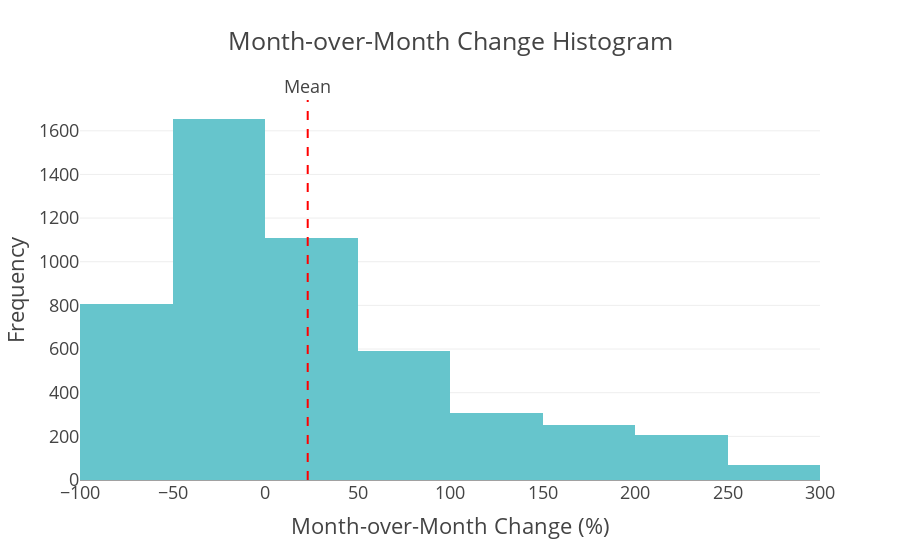

The notebook cell this image was saved under:
### Code cell
fig3 = px.histogram(
    df,
    x="MoM_change",
    nbins=10,  # Number of bins
    title="Month-over-Month Change Histogram",
    labels={"MoM Change": "Month-over-Month Change (%)"},
    color_discrete_sequence=px.colors.qualitative.Pastel
)

fig3.add_vline(
    x=df["MoM_change"].mean(),
    line_dash="dash",
    line_color="red",
    annotation_text="Mean",
    annotation_position="top"),
fig3.update_layout(
xaxis_title="Month-over-Month Change (%)",
yaxis_title="Frequency",
title_x=0.5,
template="presentation"
)

# Show the figure
fig3.show()

### Figure 1 — Plotly figure (JSON) as saved in the notebook; plotly's stock layout.template omitted (floating-point values rounded to 4 significant figures; data arrays with more than 128 entries replaced by an {"elided": "..."} marker saying what was removed)
{"data": [{"alignmentgroup": "True", "bingroup": "x", "hovertemplate": "MoM_change=%{x}<br>count=%{y}<extra></extra>", "legendgroup": "", "marker": {"color": "rgb(102, 197, 204)", "pattern": {"shape": ""}}, "name": "", "nbinsx": 10, "offsetgroup": "", "orientation": "v", "showlegend": false, "type": "histogram", "x": {"elided": "5000 float values"}, "xaxis": "x", "yaxis": "y"}], "layout": {"annotations": [{"showarrow": false, "text": "Mean", "x": 23.08, "xanchor": "center", "xref": "x", "y": 1, "yanchor": "bottom", "yref": "y domain"}], "autosize": true, "barmode": "relative", "legend": {"tracegroupgap": 0}, "shapes": [{"line": {"color": "red", "dash": "dash"}, "type": "line", "x0": 23.08, "x1": 23.08, "xref": "x", "y0": 0, "y1": 1, "yref": "y domain"}], "title": {"text": "Month-over-Month Change Histogram", "x": 0.5}, "xaxis": {"anchor": "y", "autorange": true, "domain": [0, 1], "range": [-100, 300], "title": {"text": "Month-over-Month Change (%)"}, "type": "linear"}, "yaxis": {"anchor": "x", "autorange": true, "domain": [0, 1], "range": [0, 1741.0], "title": {"text": "Frequency"}}}}
